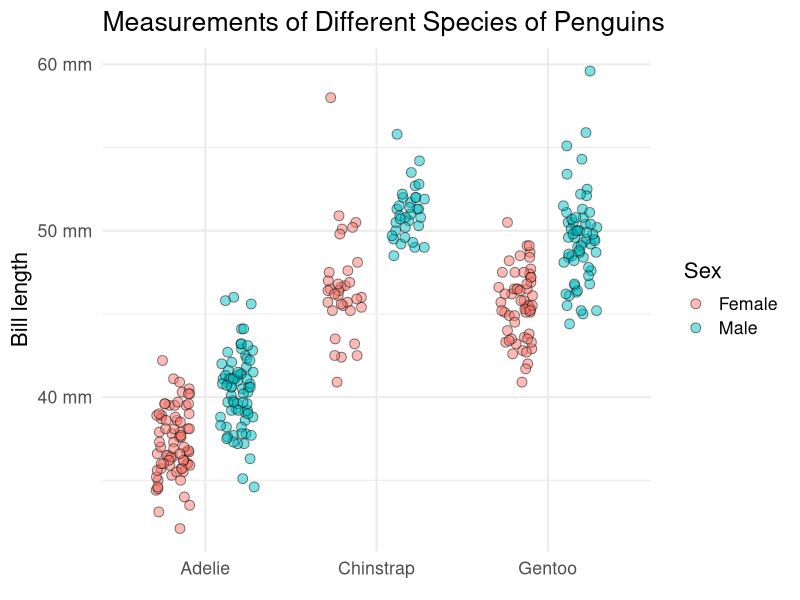
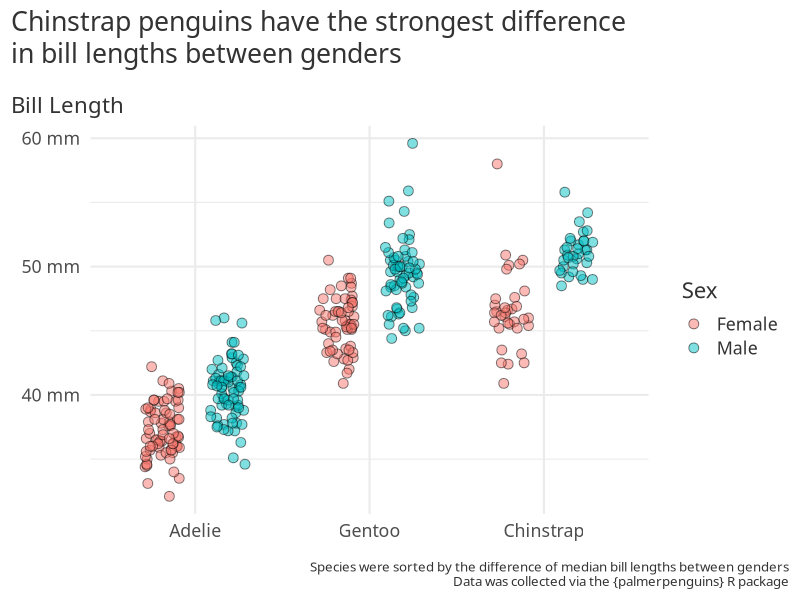
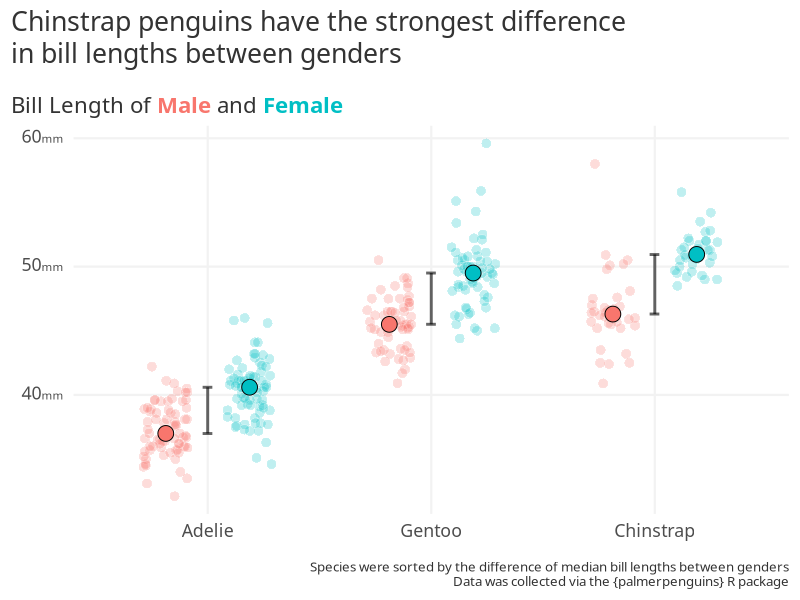
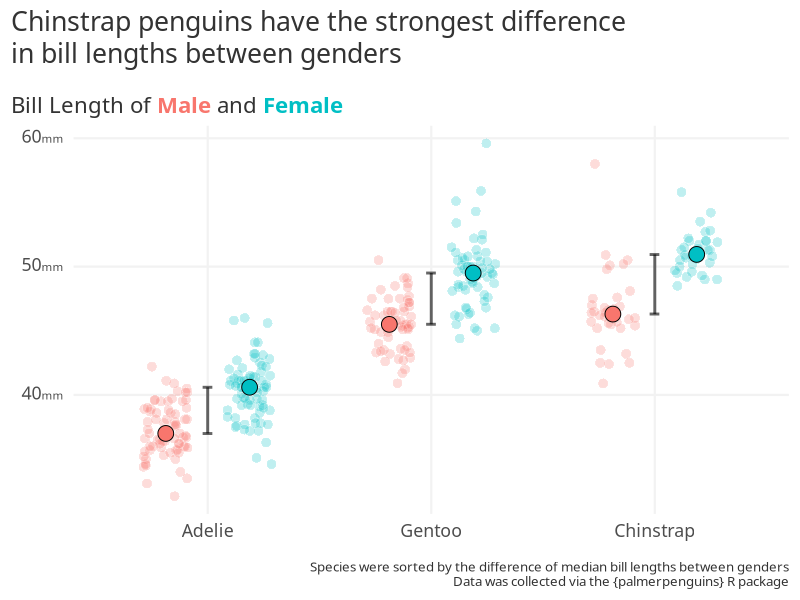

R code for these plots, in order:
# Load libraries
library(tidyverse)

# Load the data and remove NAs
penguins <- palmerpenguins::penguins %>% 
  drop_na()

# Let us do a quick and dirty plot
# size, alpha, shape, fill
# position_jitterdodge
# set up the seed (show without seed)

# theming use theme_minimal
# base_size
# labels on x-axis are by default in alphabetical order
# show that the title begins from gridlines start
# Ink ratio
# label customisation - capitalise f and m of female and male using a function
# add units to y axis label using labels and scales:: suffix big.mark = ,

capitalise_legends <- \(x) str_to_title(x)

penguins %>% 
  ggplot(aes(x = species, y = bill_length_mm, fill = sex)) + 
  geom_point(size = 3,
             alpha = 0.5,
             shape = 21,
             position = position_jitterdodge(seed = 12345)) + 
  theme_minimal(base_size = 16) + 
  
  labs(
    x = element_blank(),
    y = "Bill length",
    fill = "Sex",
    title = "Measurements of Different Species of Penguins",
  ) + 
  scale_fill_discrete(labels = capitalise_legends) + 
  scale_y_continuous(labels = scales::label_number(suffix = ' mm'))

# Sorting plot orders -----------------------------------------------------

penguins <- palmerpenguins::penguins %>% 
  drop_na() %>% 
  mutate(group_median_bill_length = median(bill_length_mm), 
         .by = c(species,sex)) %>% 
  mutate(species = fct_reorder(
    species,
    group_median_bill_length,
    .fun = \(x) unique(x) %>% diff() %>% abs()
  ))

# Adding an opinionated title
# Adding a caption
# Removing y axis lab and keeping that as subtitle
# Change default font
# Adjust the position of the title and the caption
# Theming text
# Add a margin around the subtitle
# Decrease fontsize of caption relative to rest

caption_text <- 'Species were sorted by the difference of median bill lengths between genders\nData was collected via the {palmerpenguins} R package'
  
penguins %>% 
  ggplot(aes(x = species, y = bill_length_mm, fill = sex)) + 
  geom_point(size = 3,
             alpha = 0.5,
             shape = 21,
             position = position_jitterdodge(seed = 12345)) + 
  theme_minimal(base_size = 16,
                base_family = 'Soure Sans Pro') + 
  theme(
    plot.title.position = 'plot',
    plot.caption.position = 'plot',
    text = element_text(color = 'grey20'),
    plot.title = element_text(lineheight = 1),
    plot.subtitle = element_text(
      margin = margin(t = 4, b = 2, unit = 'mm')
    ),
    plot.caption = element_text(size = rel(0.6))
  ) + 
  
  labs(
    x = element_blank(),
    y = element_blank(),
    subtitle = 'Bill Length',
    fill = "Sex",
    caption = caption_text,
    title = "Chinstrap penguins have the strongest difference\nin bill lengths between genders",
  ) + 
  scale_fill_discrete(labels = capitalise_legends) + 
  scale_y_continuous(labels = scales::label_number(suffix = ' mm'))

# Chapter 2 ---------------------------------------------------------------

# remove minor gridlines
# make major gridlines small and less on the face
# make mm in y axis label small using ggtext
# coloring of text (hardcoding) using scales::hue
# remove the legend

# adding medians as big dots and a connector to get a sense

median_bill_lengths = penguins %>% 
  summarise(median_bill_length = median(bill_length_mm),
            .by = c(species,sex))

# custom y axis label
custom_label <- '<span style = "font-size:11px;">mm</span>'

penguins %>% 
  ggplot(aes(x = species, y = bill_length_mm, fill = sex)) + 
  geom_point(size = 3,
             alpha = 0.25,
             shape = 21,
             col = 'white',
             position = position_jitterdodge(seed = 12345)) + 
  theme_minimal(base_size = 16,
                base_family = 'Soure Sans Pro') + 
  theme(
    plot.title.position = 'plot',
    plot.caption.position = 'plot',
    text = element_text(color = 'grey20'),
    plot.title = element_text(lineheight = 1),
    plot.subtitle =  ggtext::element_markdown(
      margin = margin(t = 4, b = 2, unit = 'mm')
    ),
    plot.caption = element_text(size = rel(0.6)),
    panel.grid.minor = element_blank(),
    axis.text.y = ggtext::element_markdown(),
    panel.grid.major = element_line(color = 'grey95', linewidth = 0.75),
    legend.position = 'none'
  ) + 
  
  labs(
    x = element_blank(),
    y = element_blank(),
    subtitle = 'Bill Length of <span style = "color:#F8766D;">**Male**</span> and <span style = "color:#00BFC4;">**Female**</span>',
    fill = 'Sex',
    caption = caption_text,
    title = "Chinstrap penguins have the strongest difference\nin bill lengths between genders",
  ) + 
  scale_fill_discrete(labels = capitalise_legends) + 
  scale_y_continuous(labels = scales::label_number(suffix = custom_label)) + 
  
  geom_point(data = median_bill_lengths,
             aes(y = median_bill_length),
             size = 5,
             shape = 21,
             position = position_dodge(0.75)) + 
  geom_line(data = median_bill_lengths,
            aes(y = median_bill_length, group = species),
            linewidth = 1,
            alpha = 0.6) + 
  geom_point(data = median_bill_lengths,
             aes(y = median_bill_length),
             size = 10,
             alpha = 0.6,
             shape = '-')

ggsave('penguins.png',
       dpi=600,
       width = 8, height = 5,
       bg = 'white')
